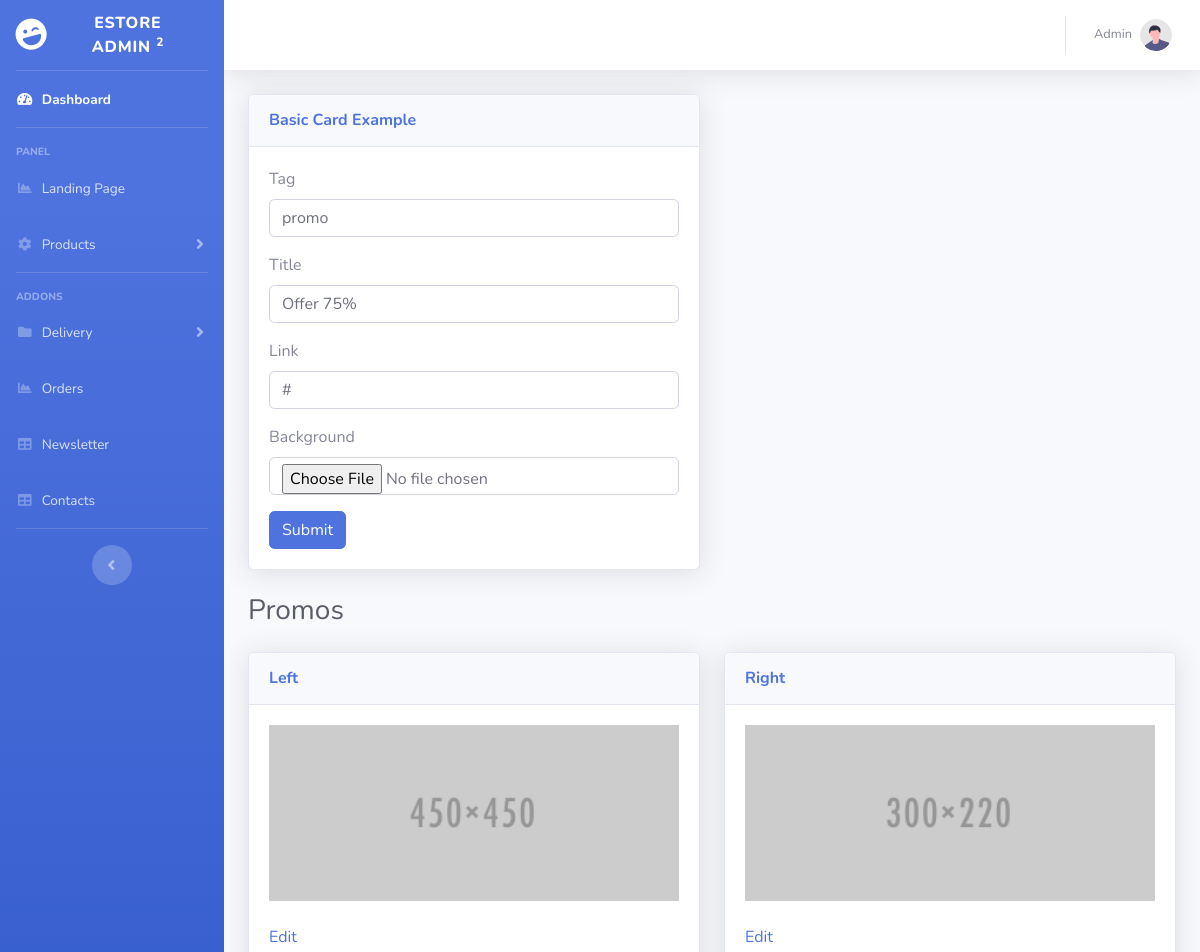
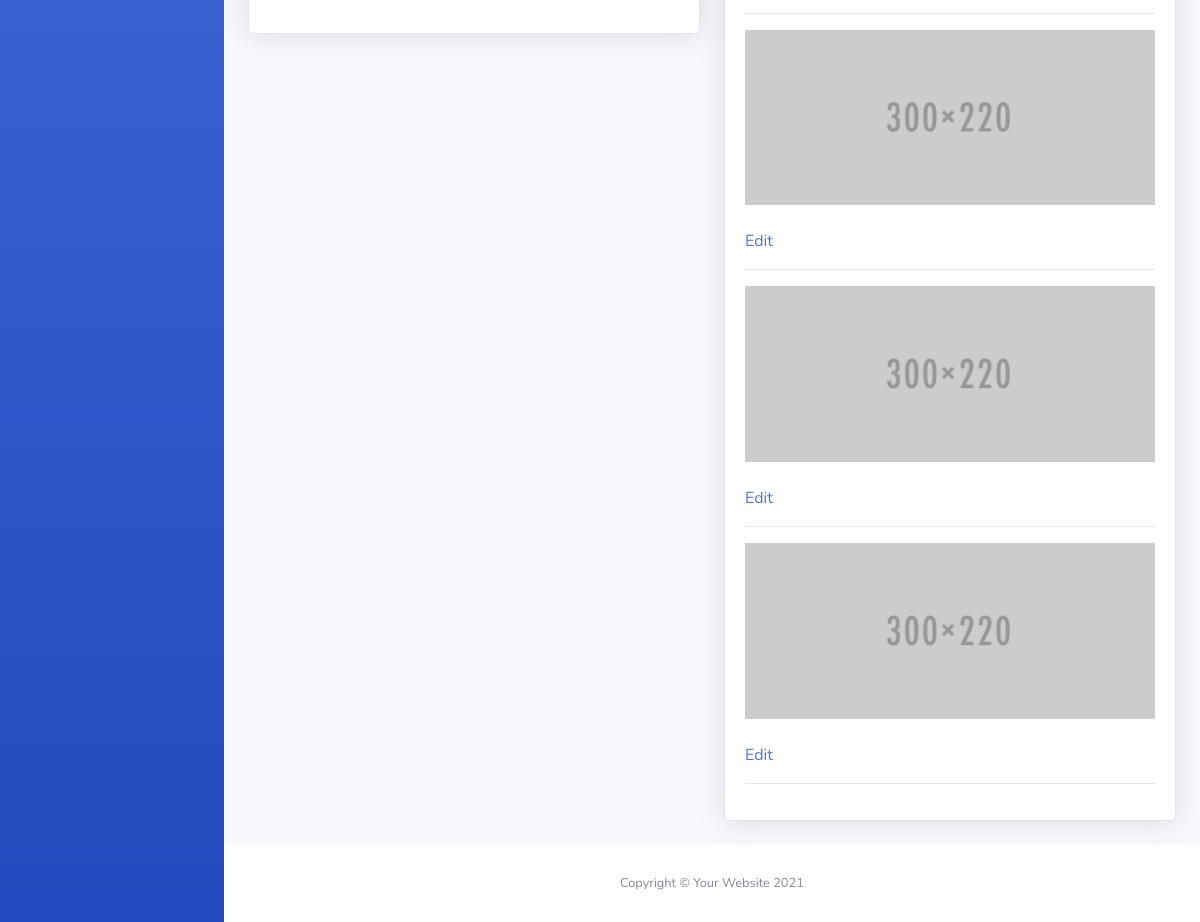
Screenshot of /admin/landing_page.php?page=all_promo&edit_id=1 (signed in) with the database file from the repository (2 pictures, top to bottom).
### tables this page shows
CREATE TABLE `promo` (
  `promo_id` int(11) NOT NULL,
  `promo_img` text NOT NULL,
  `promo_tag` varchar(255) NOT NULL,
  `promo_title` varchar(255) NOT NULL,
  `promo_link` text NOT NULL,
  `promo_position` varchar(50) NOT NULL
);

### admin/includes/promo/all_promo.php (the view, shortened to what this page needs)
<?php
if(isset($_GET['edit_id'])){
    $edit_id = $_GET['edit_id'];
    $select_promo_query = "SELECT * FROM promo WHERE promo_id = $edit_id";
    $select_promo_result = mysqli_query($connection, $select_promo_query);
    while($row = mysqli_fetch_assoc($select_promo_result)){
        $promo_tag = $row['promo_tag'];
        $promo_title = $row['promo_title'];
        $promo_link = $row['promo_link'];
    }
    ?>
    <div class="row">
        <div class="col-lg-6">
            <div class="card shadow mb-4">
                <div class="card-header py-3">
                    <h6 class="m-0 font-weight-bold text-primary">Basic Card Example</h6>
                </div>
                <div class="card-body">
                    <form action="landing_page.php?page=all_promo&edit_id=<?php echo $edit_id; ?>" method="post" enctype="multipart/form-data">
                        <div class="form-group">
                            <label for="exampleInputEmail1">Tag</label>
                            <input type="text" name="etag" value="<?php echo $promo_tag; ?>" class="form-control" id="exampleInputEmail1" aria-describedby="emailHelp" placeholder="Enter Tag">
                        </div>
                        <div class="form-group">
                            <label for="exampleInputEmail1">Title</label>
                            <input type="text" name="etitle" value="<?php echo $promo_title; ?>" class="form-control" id="exampleInputEmail1" aria-describedby="emailHelp" placeholder="Enter Title">
                        </div>
                        <div class="form-group">
                            <label for="exampleInputEmail1">Link</label>
                            <input type="text" name="elink" value="<?php echo $promo_link; ?>" class="form-control" id="exampleInputEmail1" aria-describedby="emailHelp" placeholder="Enter Link">
                        </div>
                        <div class="form-group">
                            <label for="exampleInputPassword1">Background</label>
                            <input type="file" name="eimg" class="form-control" id="exampleInputPassword1">
                        </div>
                        <button type="submit" class="btn btn-primary" name="edit">Submit</button>
                    </form>
                </div>
            </div>
        </div>
    </div>
    <?php
}
?>
<div class="d-sm-flex align-items-center justify-content-between mb-4">
    <h1 class="h3 mb-0 text-gray-800">Promos</h1>
</div>
<div class="row">
    <div class="col-lg-6">
        <div class="card shadow mb-4">
            <div class="card-header py-3">
                <h6 class="m-0 font-weight-bold text-primary">Left</h6>
            </div>
            <div class="card-body">
                <?php
$select_left_promo_query = "SELECT * FROM promo WHERE promo_position = 'left'";
$select_left_promo_result = mysqli_query($connection, $select_left_promo_query);
while($row = mysqli_fetch_assoc($select_left_promo_result)){
    $promo_id = $row['promo_id'];
    $promo_img = $row['promo_img'];
    $promo_link = $row['promo_link'];
    ?>
<a href="<?php echo $promo_link; ?>" target="_blank"><img src="../img/promo/<?php echo $promo_img; ?>" width="100%"></a>
<br>
<br>
<a href="landing_page.php?page=all_promo&edit_id=<?php echo $promo_id; ?>"><p>Edit</p></a>
    <?php
}
                ?>
            </div>
        </div>
    </div>
    <div class="col-lg-6">
        <div class="card shadow mb-4">
            <div class="card-header py-3">
                <h6 class="m-0 font-weight-bold text-primary">Right</h6>
            </div>
            <div class="card-body">
                <?php
$select_left_promo_query = "SELECT * FROM promo WHERE promo_position = 'right'";
$select_left_promo_result = mysqli_query($connection, $select_left_promo_query);
while($row = mysqli_fetch_assoc($select_left_promo_result)){
    $promo_id = $row['promo_id'];
    $promo_img = $row['promo_img'];
    $promo_link = $row['promo_link'];
    ?>
<a href="<?php echo $promo_link; ?>" target="_blank"><img src="../img/promo/<?php echo $promo_img; ?>" width="100%"></a>
<br>
<br>
<a href="landing_page.php?page=all_promo&edit_id=<?php echo $promo_id; ?>"><p>Edit</p></a>
<hr>
    <?php
}
                ?>
            </div>
        </div>
    </div>
</div>

### rows the page displays
promo: etag "promo", etitle "Offer 75%", elink "#", promo_img (picture)
promo: promo_img (picture)
promo: promo_img (picture)
promo: promo_img (picture)
promo: promo_img (picture)
